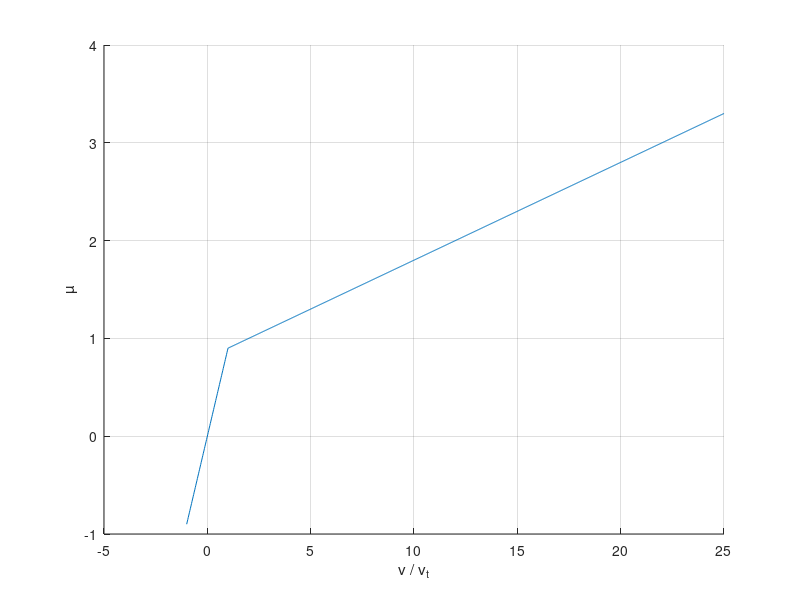

Source code (MATLAB):

clear
% close all
clc


N = 1e3;
vx = linspace(-0.2,5,N);




transitionVelocity = 0.2;
staticFriction = 0.8;
dynamicFriction = 0.8;
viscousFriction = 0.5;

fn = 1;
eps1 = 1e-8;

normal = [0,1,0];

for i=1:N

    v = [vx(i); 0; 0]';

    
    vnormal = v(1)*normal(1) + v(2)*normal(2) + v(3)*normal(3);
    vtangent = v - vnormal*normal;
    
    % Friction force
    aux = (vtangent(1)).^2 + (vtangent(2)).^2 + (vtangent(3)).^2 + eps1; 
    vslip = aux.^(0.5);
    vrel = vslip/transitionVelocity;
    ffriction = fn*(min(vrel,1)*(dynamicFriction + 2 * (staticFriction - ...
        dynamicFriction) / (1 + vrel*vrel)) + viscousFriction*vslip);
    % Contact force
    force = ffriction*(-vtangent) / vslip;

    mu(i) = -force(1)/fn;
end

figure(1)
hold on
plot(vx./transitionVelocity,mu)
grid on
xlabel('v / v_t')
ylabel('µ')
